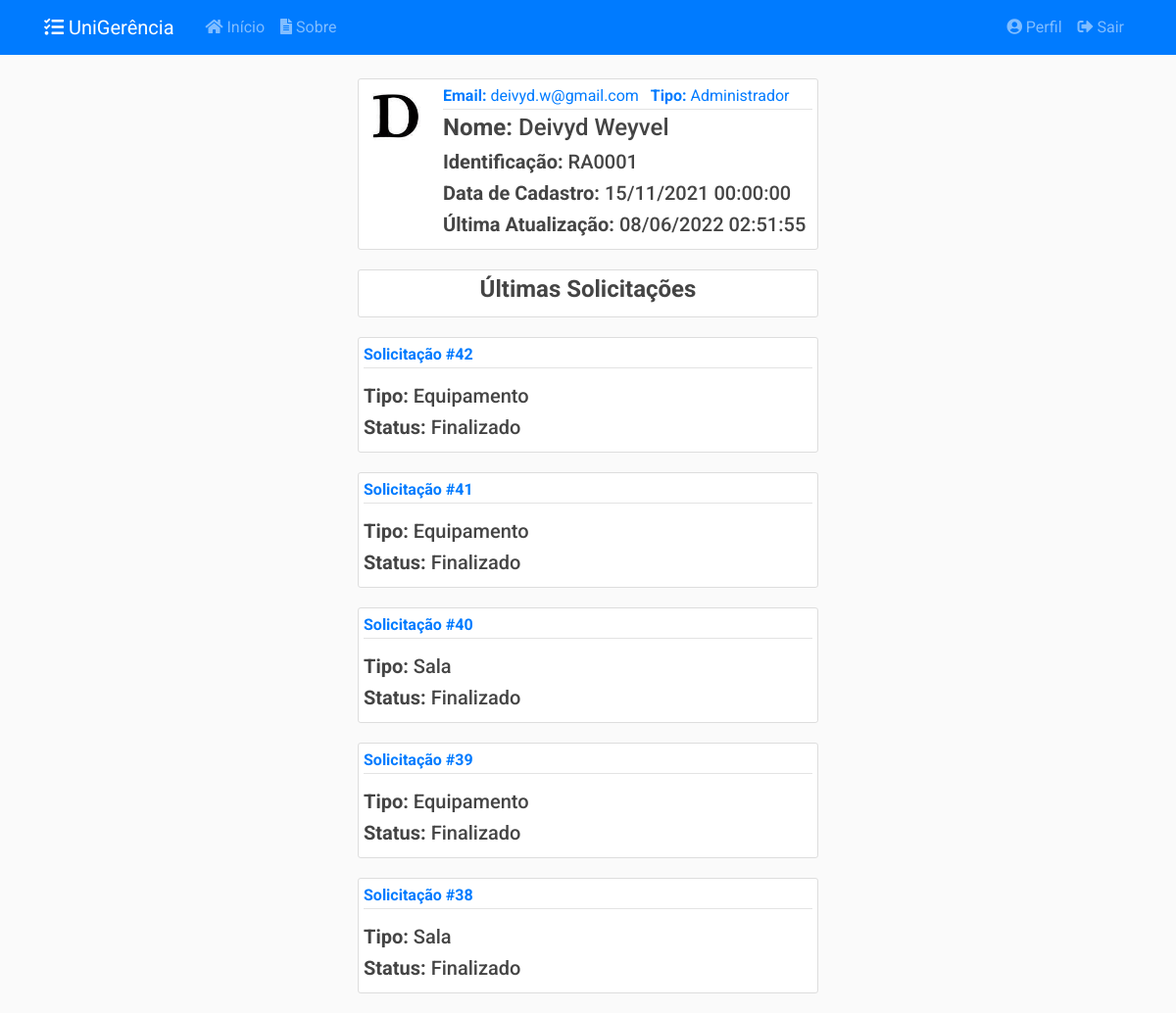
Before: /usuarios/1 (signed in) with the older database file.
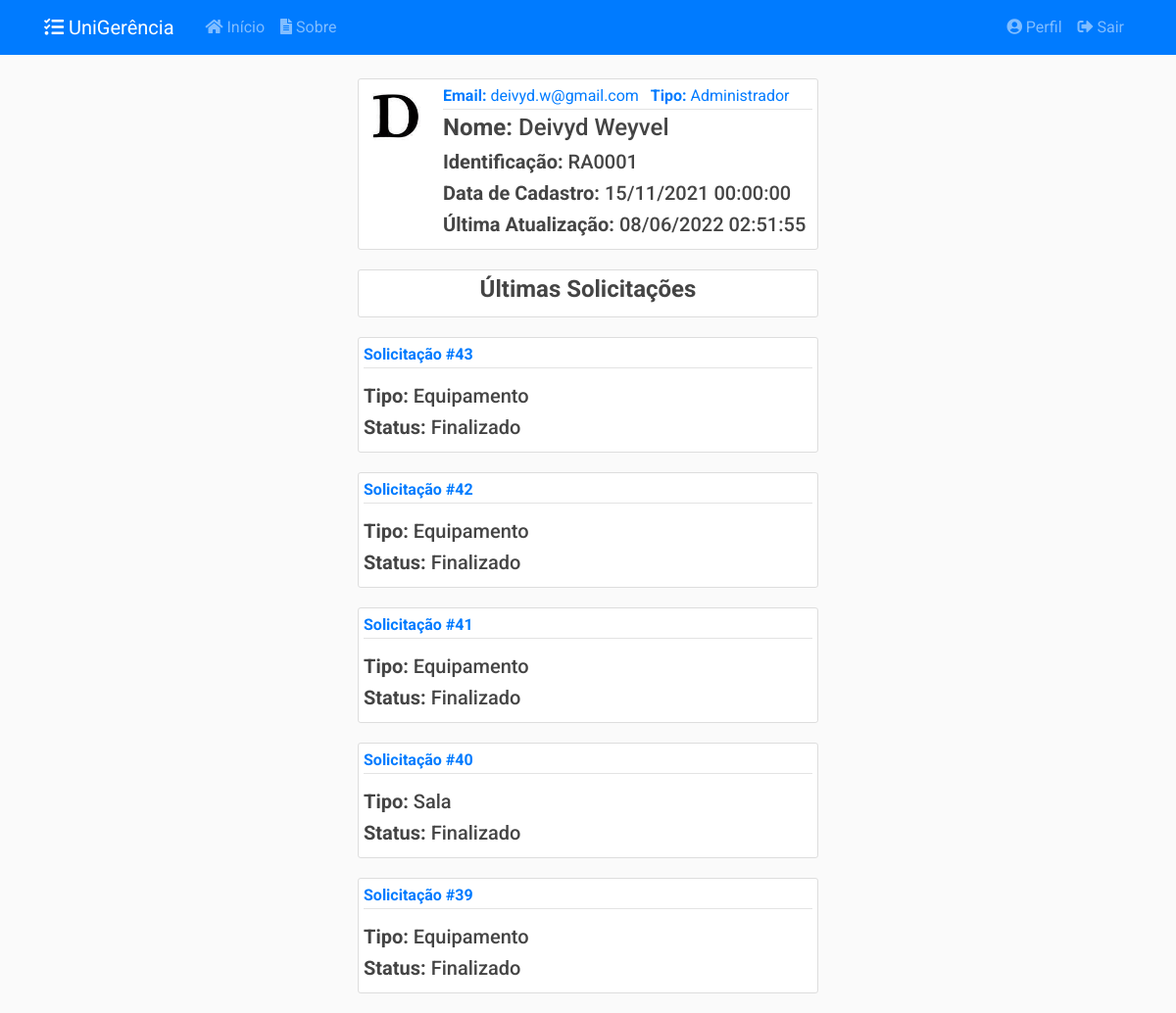
After: the same page with the newer database file.
### app/models/usuarios.py (models this page shows, shortened)
class Usuario(db.Model, UserMixin):
    __tablename__ = 'usuarios'
    __table_args__ = {'extend_existing': True}
    id = db.Column(db.Integer, primary_key=True)
    nome = db.Column(db.String(100), nullable=False)
    identificacao = db.Column(db.String(20), unique=True, nullable=False)
    email = db.Column(db.String(100), unique=True, nullable=False)
    senha = db.Column(db.String(60), nullable=False)
    data_cadastro = db.Column(db.DateTime, nullable=False,
                              default=datetime.now().astimezone(fuso_horario))
    data_atualizacao = db.Column(db.DateTime, nullable=True)
    tipo = db.Column(db.Enum(TipoUsuario), nullable=False)
    ativo = db.Column(db.Boolean, nullable=False, default=True)
    imagem_perfil = db.Column(db.String(20), nullable=False,
                              default='default.jpg')
    posts = db.relationship('Post', backref='autor',
                            foreign_keys='Post.usuario_id', lazy=True)
    recipiente = db.relationship('Post', backref='destinatario',
                                 foreign_keys='Post.destinatario_id', lazy=True)
    solicitacoes = db.relationship('Solicitacao', backref='autor', lazy=True)
    relatorios = db.relationship('Relatorio', backref='autor', lazy=True)
    def __repr__(self):
        return f"{self.nome} ({self.identificacao})"
    def recuperar_id(usuario_id):
        return Usuario.query.filter_by(id=usuario_id).filter_by(ativo=True).first_or_404()
    def verificar_admin(self):
        if self.tipo.name == 'ADMIN':
            return True
        else:
            return False

### app/models/solicitacoes.py (models this page shows, shortened)
class Solicitacao(db.Model):
    __tablename__ = 'solicitacoes'
    __table_args__ = {'extend_existing': True}
    id = db.Column(db.Integer, primary_key=True)
    status = db.Column(db.Enum(Status), default=Status.ABERTO.name)
    data_abertura = db.Column(db.DateTime, nullable=False,
                              default=datetime.now().astimezone(fuso_horario))
    data_inicio_pref = db.Column(db.Date, nullable=False)
    data_fim_pref = db.Column(db.Date, nullable=False)
    data_retirada = db.Column(db.DateTime, nullable=True)
    data_devolucao = db.Column(db.DateTime, nullable=True)
    data_cancelamento = db.Column(db.DateTime, nullable=True)
    data_finalizacao = db.Column(db.DateTime, nullable=True)
    quantidade = db.Column(db.Integer, nullable=False, default=0)
    descricao = db.Column(db.String(20), nullable=False)
    tipo = db.Column(db.String(20), nullable=False)
    ativo = db.Column(db.Boolean, nullable=False, default=True)
    usuario_id = db.Column(db.Integer, db.ForeignKey('usuarios.id'),
                           nullable=False)
    turno_id = db.Column(db.Integer, db.ForeignKey('turnos.id'),
                           nullable=False)
    turno = db.relationship('Turno', back_populates='solicitacoes')
    __mapper_args__ = {
        'polymorphic_identity': 'SOLICITACAO',
        'polymorphic_on': tipo
    }
    def recuperar_ultimas_autor(usuario, limite):
        return Solicitacao.query.filter_by(autor=usuario).filter_by(
            ativo=True).order_by(Solicitacao.id.desc()).limit(limite)

class SolicitacaoEquipamento(Solicitacao):
    __tablename__ = 'solicitacoes_equipamentos'
    id = db.Column(db.Integer, db.ForeignKey('solicitacoes.id'), primary_key=True)
    tipo_eqp_id = db.Column(db.Integer, db.ForeignKey('tipos_equipamento.id'),
                           nullable=True)
    equipamentos = db.relationship('Equipamento', secondary=solicitacao_e,
                                   back_populates='solicitacoes')
    tipo_eqp = db.relationship('TipoEquipamento', back_populates='solicitacoes')
    __mapper_args__ = {
        'polymorphic_identity': 'EQUIPAMENTO'
    }

class Solicitacao(db.Model):
    __tablename__ = 'solicitacoes'
    __table_args__ = {'extend_existing': True}
    id = db.Column(db.Integer, primary_key=True)
    status = db.Column(db.Enum(Status), default=Status.ABERTO.name)
    data_abertura = db.Column(db.DateTime, nullable=False,
                              default=datetime.now().astimezone(fuso_horario))
    data_inicio_pref = db.Column(db.Date, nullable=False)
    data_fim_pref = db.Column(db.Date, nullable=False)
    data_retirada = db.Column(db.DateTime, nullable=True)
    data_devolucao = db.Column(db.DateTime, nullable=True)
    data_cancelamento = db.Column(db.DateTime, nullable=True)
    data_finalizacao = db.Column(db.DateTime, nullable=True)
    quantidade = db.Column(db.Integer, nullable=False, default=0)
    descricao = db.Column(db.String(20), nullable=False)
    tipo = db.Column(db.String(20), nullable=False)
    ativo = db.Column(db.Boolean, nullable=False, default=True)
    usuario_id = db.Column(db.Integer, db.ForeignKey('usuarios.id'),
                           nullable=False)
    turno_id = db.Column(db.Integer, db.ForeignKey('turnos.id'),
                           nullable=False)
    turno = db.relationship('Turno', back_populates='solicitacoes')
    __mapper_args__ = {
        'polymorphic_identity': 'SOLICITACAO',
        'polymorphic_on': tipo
    }
    def recuperar_ultimas_autor(usuario, limite):
        return Solicitacao.query.filter_by(autor=usuario).filter_by(
            ativo=True).order_by(Solicitacao.id.desc()).limit(limite)

class SolicitacaoSala(Solicitacao):
    __tablename__ = 'solicitacoes_salas'
    id = db.Column(db.Integer, db.ForeignKey('solicitacoes.id'), primary_key=True)
    setor_id = db.Column(db.Integer, db.ForeignKey('setores.id'), nullable=False)
    setor = db.relationship('Setor', back_populates='solicitacoes')
    salas = db.relationship('Sala', secondary= solicitacao_s,
                                    back_populates='solicitacoes')
    __mapper_args__ = {
        'polymorphic_identity': 'SALA',
    }

### app/controllers/usuarios.py (the view)
@usuarios.route("/<int:usuario_id>", methods=['GET'])
@login_required
@admin_required
def usuario(usuario_id):
    usuario = Usuario.recuperar_id(usuario_id)
    solicitacoes = Solicitacao.recuperar_ultimas_autor(usuario, 5)
    return render_template('usuarios/usuario.html',
                           title=usuario, usuario=usuario,
                           solicitacoes=solicitacoes)

### app/models/usuarios.py (called while the page is built)
@login_manager.user_loader
def load_user(user_id):
    return Usuario.query.get(int(user_id))

def admin_required(f):
    @wraps(f)
    def wrap(*args, **kwargs):
        if Usuario.verificar_admin(current_user):
            return f(*args, **kwargs)
        else:
            flash('Você não tem autorização para acessar esta página.', 'danger')
        return redirect(url_for('principal.inicio'))
    return wrap

### app/templates/usuarios/usuario.html
{% extends "layout.html" %}
{% block conteudo %}
<article class="media content-section">
    <img class="rounded-circle article-img" src="{{ url_for('static', filename='img_perfil/' + usuario.imagem_perfil) }}">
    <div class="media-body">
        <div class="article-metadata">
            <a class="mr-2"><strong>Email:</strong> {{ usuario.email }}</a>
            <a class="mr-2"><strong>Tipo:</strong> {{ usuario.tipo.value }}</a>
        </div>
        <h4 class="article-title"><strong>Nome:</strong> {{ usuario.nome }}</h4>
        <h5 class="article-content"><strong>Identificação:</strong> {{ usuario.identificacao }}</h5>
        <h5 class="article-content"><strong>Data de Cadastro:</strong> {{ usuario.data_cadastro.strftime('%d/%m/%Y %H:%M:%S') }}</h5>
        {% if usuario.data_atualizacao %}
            <h5 class="article-content"><strong>Última Atualização:</strong> {{ usuario.data_atualizacao.strftime('%d/%m/%Y %H:%M:%S') }}</h5>
        {% endif %}
    </div>
</article>
<article class="media content-section">
    <div class="media-body">
        <h4 class="article-content text-center"><strong>Últimas Solicitações</strong></h4>
    </div>
</article>
{% for solicitacao in solicitacoes %}
<article class="media content-section">
    <div class="media-body">
        <div class="article-metadata mb-3">
            <a class="mr-2" href="{{ url_for('solicitacoes.solicitacao', solicitacao_id=solicitacao.id )}}"><strong>Solicitação #{{ solicitacao.id }}</strong></a>
        </div>
        {% if solicitacao.tipo == 'EQUIPAMENTO' %}
        <h5 class="article-content"><strong>Tipo:</strong> Equipamento</h5>
        {% elif solicitacao.tipo == 'SALA' %}
        <h5 class="article-content"><strong>Tipo:</strong> Sala</h5>
        {% endif %}
        <h5 class="article-content"><strong>Status:</strong> {{ solicitacao.status.value }}</h5>
    </div>
</article>
{% endfor %}
{% endblock conteudo %}

### app/templates/layout.html (shortened to what this page needs)
<!DOCTYPE html>
<html>
<head>
    <link rel="stylesheet" type="text/css" href="{{ url_for('static', filename='css/bootstrap4.min.css') }}">
    <link rel="stylesheet" type="text/css" href="{{ url_for('static', filename='css/main.css') }}">
    <link rel="stylesheet" type="text/css" href="{{ url_for('static', filename='css/datatables.min.css') }}">
    <link rel="stylesheet" type="text/css" href="{{ url_for('static', filename='css/select2.min.css') }}"/>
    <link rel="stylesheet" type="text/css" href="{{ url_for('static', filename='css/select2-bootstrap.min.css') }}">
    <link rel="stylesheet" type="text/css" href="https://pro.fontawesome.com/releases/v5.15.0/css/all.css">
</head>
<body>
    <header class="site-header">
        <nav class="navbar navbar-expand-md navbar-dark bg-primary fixed-top">
            <div class="container">
                <a class="navbar-brand mr-4" href="{{ url_for('principal.inicio') }}"><i class="fas fa-tasks"></i> UniGerência</a>
                <div class="collapse navbar-collapse" id="navbarToggle">
                    <div class="navbar-nav mr-auto">
                        <a class="nav-item nav-link" href="{{ url_for('principal.inicio') }}"><i class="fas fa-home"></i>&nbsp;Início</a>
                        <a class="nav-item nav-link" href="{{ url_for('principal.sobre') }}"><i class="fas fa-file-alt"></i>&nbsp;Sobre</a>
                    </div>
                    <div class="navbar-nav">
                    {% if current_user.is_authenticated %}
                        <a class="nav-item nav-link" href="{{ url_for('usuarios.perfil') }}"><i class="fas fa-user-circle"></i>&nbsp;Perfil</a>
                        <a class="nav-item nav-link" href="{{ url_for('usuarios.logout') }}"><i class="fas fa-sign-out-alt"></i>&nbsp;Sair</a>
                    {% else %}
                        <a class="nav-item nav-link" href="{{ url_for('usuarios.login') }}"><i class="fas fa-sign-in-alt"></i>&nbsp;Login</a>
                        <a class="nav-item nav-link" href="{{ url_for('usuarios.registrar') }}"><i class="fas fa-address-card"></i>&nbsp;Registre-se</a>
                    {% endif %}
                    </div>
                </div>
            </div>
        </nav>
    </header>
    <main role="main" class="container-fluid">
        <div class="row justify-content-lg-center">
            <div class="col-lg-5 align-self-lg-center">
            {% block conteudo %}{% endblock %}
            </div>
        </div>
    </main>
</body>
</html>

### app/static/css/main.css (style rules this page uses)
body { background: #fafafad5; color: #333333; margin-top: 5rem; font-family: 'Roboto' !important; }
h1, h2, h3, h4, h5, h6 { color: #444444; }
html { scroll-behavior: smooth; }
.content-section { background: #ffffff; padding: 5px 5px; border: 1px solid #dddddd; border-radius: 3px; margin-bottom: 20px; }
.article-title { color: #444444; }
.article-content { white-space: pre-line; }
.article-img { height: 65px; width: 65px; margin-right: 16px; }
.article-metadata { padding-bottom: 1px; margin-bottom: 4px; border-bottom: 1px solid #e3e3e3 }

Changed rows visible on the page:
no longer on this page (row unchanged): SolicitacaoSala: id "38", shows "Tipo:", status.value "Finalizado"
added SolicitacaoEquipamento: id "43", shows "Tipo:", status.value "Finalizado"
